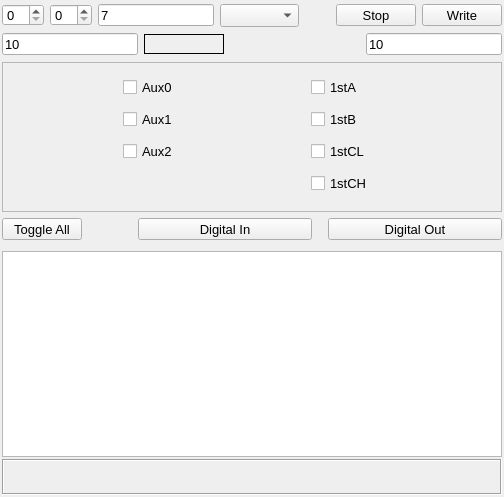
<?xml version="1.0" encoding="UTF-8"?>
<ui version="4.0">
 <class>DioForm</class>
 <widget class="QWidget" name="DioForm">
  <property name="geometry">
   <rect>
    <x>0</x>
    <y>0</y>
    <width>504</width>
    <height>497</height>
   </rect>
  </property>
  <property name="windowTitle">
   <string>Form</string>
  </property>
  <layout class="QVBoxLayout" name="verticalLayout">
   <property name="spacing">
    <number>2</number>
   </property>
   <property name="leftMargin">
    <number>2</number>
   </property>
   <property name="topMargin">
    <number>2</number>
   </property>
   <property name="rightMargin">
    <number>2</number>
   </property>
   <property name="bottomMargin">
    <number>2</number>
   </property>
   <item>
    <widget class="QFrame" name="fraAsync">
     <property name="sizePolicy">
      <sizepolicy hsizetype="Preferred" vsizetype="Minimum">
       <horstretch>0</horstretch>
       <verstretch>0</verstretch>
      </sizepolicy>
     </property>
     <property name="maximumSize">
      <size>
       <width>16777215</width>
       <height>33</height>
      </size>
     </property>
     <property name="font">
      <font>
       <pointsize>10</pointsize>
      </font>
     </property>
     <property name="frameShape">
      <enum>QFrame::NoFrame</enum>
     </property>
     <property name="frameShadow">
      <enum>QFrame::Raised</enum>
     </property>
     <layout class="QHBoxLayout" name="horizontalLayout">
      <property name="leftMargin">
       <number>0</number>
      </property>
      <property name="topMargin">
       <number>2</number>
      </property>
      <property name="rightMargin">
       <number>0</number>
      </property>
      <property name="bottomMargin">
       <number>2</number>
      </property>
      <item>
       <widget class="QSpinBox" name="spnLowChan">
        <property name="maximumSize">
         <size>
          <width>16777215</width>
          <height>22</height>
         </size>
        </property>
        <property name="font">
         <font>
          <pointsize>10</pointsize>
         </font>
        </property>
        <property name="toolTip">
         <string>Low channel</string>
        </property>
       </widget>
      </item>
      <item>
       <widget class="QSpinBox" name="spnHighChan">
        <property name="maximumSize">
         <size>
          <width>16777215</width>
          <height>22</height>
         </size>
        </property>
        <property name="font">
         <font>
          <pointsize>10</pointsize>
         </font>
        </property>
        <property name="toolTip">
         <string>High channel</string>
        </property>
       </widget>
      </item>
      <item>
       <widget class="QLineEdit" name="leNumSamples">
        <property name="maximumSize">
         <size>
          <width>16777215</width>
          <height>22</height>
         </size>
        </property>
        <property name="font">
         <font>
          <pointsize>10</pointsize>
         </font>
        </property>
        <property name="toolTip">
         <string>Value to write</string>
        </property>
        <property name="text">
         <string>7</string>
        </property>
       </widget>
      </item>
      <item>
       <widget class="QComboBox" name="cmbConfig"/>
      </item>
      <item>
       <spacer name="horizontalSpacer">
        <property name="orientation">
         <enum>Qt::Horizontal</enum>
        </property>
        <property name="sizeHint" stdset="0">
         <size>
          <width>40</width>
          <height>20</height>
         </size>
        </property>
       </spacer>
      </item>
      <item>
       <widget class="QPushButton" name="cmdStop">
        <property name="maximumSize">
         <size>
          <width>16777215</width>
          <height>22</height>
         </size>
        </property>
        <property name="font">
         <font>
          <pointsize>10</pointsize>
         </font>
        </property>
        <property name="text">
         <string>Stop</string>
        </property>
       </widget>
      </item>
      <item>
       <widget class="QPushButton" name="cmdGo">
        <property name="maximumSize">
         <size>
          <width>16777215</width>
          <height>22</height>
         </size>
        </property>
        <property name="font">
         <font>
          <pointsize>10</pointsize>
         </font>
        </property>
        <property name="text">
         <string>Write</string>
        </property>
       </widget>
      </item>
     </layout>
    </widget>
   </item>
   <item>
    <widget class="QFrame" name="fraScan">
     <property name="minimumSize">
      <size>
       <width>0</width>
       <height>0</height>
      </size>
     </property>
     <property name="maximumSize">
      <size>
       <width>16777215</width>
       <height>33</height>
      </size>
     </property>
     <property name="frameShape">
      <enum>QFrame::NoFrame</enum>
     </property>
     <property name="frameShadow">
      <enum>QFrame::Raised</enum>
     </property>
     <layout class="QHBoxLayout" name="horizontalLayout_3">
      <property name="leftMargin">
       <number>0</number>
      </property>
      <property name="topMargin">
       <number>2</number>
      </property>
      <property name="rightMargin">
       <number>0</number>
      </property>
      <property name="bottomMargin">
       <number>2</number>
      </property>
      <item>
       <widget class="QLineEdit" name="leRate">
        <property name="maximumSize">
         <size>
          <width>16777215</width>
          <height>22</height>
         </size>
        </property>
        <property name="font">
         <font>
          <family>Ubuntu</family>
          <pointsize>10</pointsize>
         </font>
        </property>
        <property name="toolTip">
         <string>Rate</string>
        </property>
        <property name="text">
         <string>10</string>
        </property>
       </widget>
      </item>
      <item>
       <widget class="QLabel" name="lblRateReturned">
        <property name="sizePolicy">
         <sizepolicy hsizetype="Preferred" vsizetype="Preferred">
          <horstretch>0</horstretch>
          <verstretch>0</verstretch>
         </sizepolicy>
        </property>
        <property name="minimumSize">
         <size>
          <width>80</width>
          <height>18</height>
         </size>
        </property>
        <property name="maximumSize">
         <size>
          <width>16777215</width>
          <height>20</height>
         </size>
        </property>
        <property name="font">
         <font>
          <pointsize>10</pointsize>
         </font>
        </property>
        <property name="toolTip">
         <string>Actual rate returned</string>
        </property>
        <property name="frameShape">
         <enum>QFrame::Box</enum>
        </property>
        <property name="text">
         <string/>
        </property>
       </widget>
      </item>
      <item>
       <spacer name="horizontalSpacer_3">
        <property name="orientation">
         <enum>Qt::Horizontal</enum>
        </property>
        <property name="sizeHint" stdset="0">
         <size>
          <width>136</width>
          <height>20</height>
         </size>
        </property>
       </spacer>
      </item>
      <item>
       <widget class="QLineEdit" name="leBlockSize">
        <property name="maximumSize">
         <size>
          <width>16777215</width>
          <height>22</height>
         </size>
        </property>
        <property name="font">
         <font>
          <family>Ubuntu</family>
          <pointsize>10</pointsize>
         </font>
        </property>
        <property name="toolTip">
         <string>Block size</string>
        </property>
        <property name="text">
         <string>10</string>
        </property>
       </widget>
      </item>
     </layout>
    </widget>
   </item>
   <item>
    <widget class="QFrame" name="fraPorts">
     <property name="sizePolicy">
      <sizepolicy hsizetype="Preferred" vsizetype="Preferred">
       <horstretch>0</horstretch>
       <verstretch>0</verstretch>
      </sizepolicy>
     </property>
     <property name="minimumSize">
      <size>
       <width>0</width>
       <height>190</height>
      </size>
     </property>
     <property name="frameShape">
      <enum>QFrame::NoFrame</enum>
     </property>
     <property name="frameShadow">
      <enum>QFrame::Raised</enum>
     </property>
     <layout class="QVBoxLayout" name="portLayout">
      <property name="spacing">
       <number>0</number>
      </property>
      <property name="leftMargin">
       <number>0</number>
      </property>
      <property name="topMargin">
       <number>2</number>
      </property>
      <property name="rightMargin">
       <number>0</number>
      </property>
      <property name="bottomMargin">
       <number>2</number>
      </property>
      <item>
       <widget class="QFrame" name="fraPortSel">
        <property name="minimumSize">
         <size>
          <width>0</width>
          <height>148</height>
         </size>
        </property>
        <property name="maximumSize">
         <size>
          <width>16777215</width>
          <height>150</height>
         </size>
        </property>
        <property name="frameShape">
         <enum>QFrame::StyledPanel</enum>
        </property>
        <property name="frameShadow">
         <enum>QFrame::Raised</enum>
        </property>
        <layout class="QGridLayout" name="gridLayout_2">
         <property name="leftMargin">
          <number>6</number>
         </property>
         <property name="topMargin">
          <number>2</number>
         </property>
         <property name="rightMargin">
          <number>6</number>
         </property>
         <property name="bottomMargin">
          <number>2</number>
         </property>
         <property name="horizontalSpacing">
          <number>4</number>
         </property>
         <property name="verticalSpacing">
          <number>2</number>
         </property>
         <item row="1" column="1">
          <widget class="QCheckBox" name="chk1stB">
           <property name="maximumSize">
            <size>
             <width>70</width>
             <height>16</height>
            </size>
           </property>
           <property name="font">
            <font>
             <pointsize>10</pointsize>
            </font>
           </property>
           <property name="text">
            <string>1stB</string>
           </property>
           <property name="portNum" stdset="0">
            <number>11</number>
           </property>
          </widget>
         </item>
         <item row="2" column="0">
          <widget class="QCheckBox" name="chkAux2">
           <property name="maximumSize">
            <size>
             <width>70</width>
             <height>16</height>
            </size>
           </property>
           <property name="font">
            <font>
             <pointsize>10</pointsize>
            </font>
           </property>
           <property name="text">
            <string>Aux2</string>
           </property>
           <property name="portNum" stdset="0">
            <number>3</number>
           </property>
          </widget>
         </item>
         <item row="2" column="1">
          <widget class="QCheckBox" name="chk1stCL">
           <property name="maximumSize">
            <size>
             <width>70</width>
             <height>16</height>
            </size>
           </property>
           <property name="font">
            <font>
             <pointsize>10</pointsize>
            </font>
           </property>
           <property name="text">
            <string>1stCL</string>
           </property>
           <property name="portNum" stdset="0">
            <number>12</number>
           </property>
          </widget>
         </item>
         <item row="3" column="1">
          <widget class="QCheckBox" name="chk1stCH">
           <property name="maximumSize">
            <size>
             <width>70</width>
             <height>16</height>
            </size>
           </property>
           <property name="font">
            <font>
             <pointsize>10</pointsize>
            </font>
           </property>
           <property name="text">
            <string>1stCH</string>
           </property>
           <property name="portNum" stdset="0">
            <number>13</number>
           </property>
          </widget>
         </item>
         <item row="0" column="0">
          <widget class="QCheckBox" name="chkAux0">
           <property name="sizePolicy">
            <sizepolicy hsizetype="Minimum" vsizetype="Minimum">
             <horstretch>0</horstretch>
             <verstretch>0</verstretch>
            </sizepolicy>
           </property>
           <property name="minimumSize">
            <size>
             <width>0</width>
             <height>0</height>
            </size>
           </property>
           <property name="maximumSize">
            <size>
             <width>70</width>
             <height>16</height>
            </size>
           </property>
           <property name="font">
            <font>
             <pointsize>10</pointsize>
            </font>
           </property>
           <property name="text">
            <string>Aux0</string>
           </property>
           <property name="portNum" stdset="0">
            <number>1</number>
           </property>
          </widget>
         </item>
         <item row="0" column="1">
          <widget class="QCheckBox" name="chk1stA">
           <property name="maximumSize">
            <size>
             <width>70</width>
             <height>16</height>
            </size>
           </property>
           <property name="font">
            <font>
             <pointsize>10</pointsize>
            </font>
           </property>
           <property name="text">
            <string>1stA</string>
           </property>
           <property name="portNum" stdset="0">
            <number>10</number>
           </property>
          </widget>
         </item>
         <item row="1" column="0">
          <widget class="QCheckBox" name="chkAux1">
           <property name="maximumSize">
            <size>
             <width>70</width>
             <height>16</height>
            </size>
           </property>
           <property name="font">
            <font>
             <pointsize>10</pointsize>
            </font>
           </property>
           <property name="text">
            <string>Aux1</string>
           </property>
           <property name="portNum" stdset="0">
            <number>2</number>
           </property>
          </widget>
         </item>
        </layout>
       </widget>
      </item>
      <item>
       <widget class="QFrame" name="fraPortCfg">
        <property name="maximumSize">
         <size>
          <width>16777215</width>
          <height>32</height>
         </size>
        </property>
        <property name="frameShape">
         <enum>QFrame::NoFrame</enum>
        </property>
        <property name="frameShadow">
         <enum>QFrame::Raised</enum>
        </property>
        <layout class="QHBoxLayout" name="portSetLayout" stretch="1,0,3,3">
         <property name="spacing">
          <number>16</number>
         </property>
         <property name="leftMargin">
          <number>0</number>
         </property>
         <property name="topMargin">
          <number>2</number>
         </property>
         <property name="rightMargin">
          <number>0</number>
         </property>
         <property name="bottomMargin">
          <number>2</number>
         </property>
         <item>
          <widget class="QPushButton" name="cmdToggle">
           <property name="maximumSize">
            <size>
             <width>16777215</width>
             <height>22</height>
            </size>
           </property>
           <property name="font">
            <font>
             <pointsize>10</pointsize>
            </font>
           </property>
           <property name="text">
            <string>Toggle All</string>
           </property>
          </widget>
         </item>
         <item>
          <spacer name="horizontalSpacer_2">
           <property name="orientation">
            <enum>Qt::Horizontal</enum>
           </property>
           <property name="sizeHint" stdset="0">
            <size>
             <width>40</width>
             <height>20</height>
            </size>
           </property>
          </spacer>
         </item>
         <item>
          <widget class="QPushButton" name="cmdConfigIn">
           <property name="maximumSize">
            <size>
             <width>16777215</width>
             <height>22</height>
            </size>
           </property>
           <property name="font">
            <font>
             <pointsize>10</pointsize>
            </font>
           </property>
           <property name="text">
            <string>Digital In</string>
           </property>
          </widget>
         </item>
         <item>
          <widget class="QPushButton" name="cmdConfigOut">
           <property name="maximumSize">
            <size>
             <width>16777215</width>
             <height>22</height>
            </size>
           </property>
           <property name="font">
            <font>
             <pointsize>10</pointsize>
            </font>
           </property>
           <property name="text">
            <string>Digital Out</string>
           </property>
          </widget>
         </item>
        </layout>
       </widget>
      </item>
     </layout>
    </widget>
   </item>
   <item>
    <widget class="QStackedWidget" name="stackedWidget">
     <property name="currentIndex">
      <number>0</number>
     </property>
     <widget class="QWidget" name="pgText">
      <layout class="QVBoxLayout" name="pgTextLayout">
       <property name="leftMargin">
        <number>0</number>
       </property>
       <property name="topMargin">
        <number>0</number>
       </property>
       <property name="rightMargin">
        <number>0</number>
       </property>
       <property name="bottomMargin">
        <number>0</number>
       </property>
       <item>
        <widget class="QTextEdit" name="teShowValues">
         <property name="font">
          <font>
           <family>Courier 10 Pitch</family>
           <pointsize>10</pointsize>
          </font>
         </property>
         <property name="tabStopWidth">
          <number>40</number>
         </property>
        </widget>
       </item>
      </layout>
     </widget>
     <widget class="QWidget" name="pgBits"/>
     <widget class="QWidget" name="pgPlot">
      <layout class="QVBoxLayout" name="verticalLayout_2" stretch="10,1">
       <property name="spacing">
        <number>0</number>
       </property>
       <property name="leftMargin">
        <number>0</number>
       </property>
       <property name="topMargin">
        <number>0</number>
       </property>
       <property name="rightMargin">
        <number>0</number>
       </property>
       <property name="bottomMargin">
        <number>0</number>
       </property>
       <item>
        <widget class="QCustomPlot" name="plotDigitalData" native="true"/>
       </item>
       <item>
        <widget class="QFrame" name="fraPlotCtl">
         <property name="font">
          <font>
           <pointsize>8</pointsize>
          </font>
         </property>
         <property name="frameShape">
          <enum>QFrame::StyledPanel</enum>
         </property>
         <property name="frameShadow">
          <enum>QFrame::Raised</enum>
         </property>
         <layout class="QHBoxLayout" name="horizontalLayout_4">
          <property name="leftMargin">
           <number>4</number>
          </property>
          <property name="topMargin">
           <number>0</number>
          </property>
          <property name="rightMargin">
           <number>4</number>
          </property>
          <property name="bottomMargin">
           <number>0</number>
          </property>
          <item>
           <widget class="QRadioButton" name="rbFullScale">
            <property name="maximumSize">
             <size>
              <width>16777215</width>
              <height>20</height>
             </size>
            </property>
            <property name="text">
             <string>Full scale</string>
            </property>
            <property name="checked">
             <bool>true</bool>
            </property>
           </widget>
          </item>
          <item>
           <widget class="QRadioButton" name="rbAutoScale">
            <property name="maximumSize">
             <size>
              <width>16777215</width>
              <height>20</height>
             </size>
            </property>
            <property name="text">
             <string>Autoscale</string>
            </property>
           </widget>
          </item>
          <item>
           <spacer name="horizontalSpacer_4">
            <property name="orientation">
             <enum>Qt::Horizontal</enum>
            </property>
            <property name="sizeHint" stdset="0">
             <size>
              <width>342</width>
              <height>20</height>
             </size>
            </property>
           </spacer>
          </item>
          <item>
           <widget class="QFrame" name="fraPlotSel">
            <property name="frameShape">
             <enum>QFrame::NoFrame</enum>
            </property>
            <property name="frameShadow">
             <enum>QFrame::Raised</enum>
            </property>
            <layout class="QHBoxLayout" name="horizontalLayout_2">
             <property name="leftMargin">
              <number>0</number>
             </property>
             <property name="topMargin">
              <number>0</number>
             </property>
             <property name="rightMargin">
              <number>0</number>
             </property>
             <property name="bottomMargin">
              <number>0</number>
             </property>
             <item>
              <widget class="QRadioButton" name="rbPlot0">
               <property name="styleSheet">
                <string notr="true">color: blue;</string>
               </property>
               <property name="text">
                <string/>
               </property>
               <property name="checked">
                <bool>true</bool>
               </property>
               <property name="autoExclusive">
                <bool>false</bool>
               </property>
              </widget>
             </item>
             <item>
              <widget class="QRadioButton" name="rbPlot1">
               <property name="styleSheet">
                <string notr="true">color: red;</string>
               </property>
               <property name="text">
                <string/>
               </property>
               <property name="checked">
                <bool>true</bool>
               </property>
               <property name="autoExclusive">
                <bool>false</bool>
               </property>
              </widget>
             </item>
             <item>
              <widget class="QRadioButton" name="rbPlot2">
               <property name="styleSheet">
                <string notr="true">color: green;</string>
               </property>
               <property name="text">
                <string/>
               </property>
               <property name="checked">
                <bool>true</bool>
               </property>
               <property name="autoExclusive">
                <bool>false</bool>
               </property>
              </widget>
             </item>
             <item>
              <widget class="QRadioButton" name="rbPlot3">
               <property name="styleSheet">
                <string notr="true">color: cyan;</string>
               </property>
               <property name="text">
                <string/>
               </property>
               <property name="checked">
                <bool>true</bool>
               </property>
               <property name="autoExclusive">
                <bool>false</bool>
               </property>
              </widget>
             </item>
             <item>
              <widget class="QRadioButton" name="rbPlot4">
               <property name="styleSheet">
                <string notr="true">color: darkCyan;</string>
               </property>
               <property name="text">
                <string/>
               </property>
               <property name="checked">
                <bool>true</bool>
               </property>
               <property name="autoExclusive">
                <bool>false</bool>
               </property>
              </widget>
             </item>
             <item>
              <widget class="QRadioButton" name="rbPlot5">
               <property name="styleSheet">
                <string notr="true">color: magenta;</string>
               </property>
               <property name="text">
                <string/>
               </property>
               <property name="checked">
                <bool>true</bool>
               </property>
               <property name="autoExclusive">
                <bool>false</bool>
               </property>
              </widget>
             </item>
             <item>
              <widget class="QRadioButton" name="rbPlot6">
               <property name="styleSheet">
                <string notr="true">color: gray;</string>
               </property>
               <property name="text">
                <string/>
               </property>
               <property name="checked">
                <bool>true</bool>
               </property>
               <property name="autoExclusive">
                <bool>false</bool>
               </property>
              </widget>
             </item>
             <item>
              <widget class="QRadioButton" name="rbPlot7">
               <property name="styleSheet">
                <string notr="true"/>
               </property>
               <property name="text">
                <string/>
               </property>
               <property name="checked">
                <bool>true</bool>
               </property>
               <property name="autoExclusive">
                <bool>false</bool>
               </property>
              </widget>
             </item>
            </layout>
           </widget>
          </item>
         </layout>
        </widget>
       </item>
      </layout>
     </widget>
    </widget>
   </item>
   <item>
    <widget class="QFrame" name="fraInfoStat">
     <property name="font">
      <font>
       <pointsize>10</pointsize>
      </font>
     </property>
     <property name="frameShape">
      <enum>QFrame::Box</enum>
     </property>
     <property name="frameShadow">
      <enum>QFrame::Sunken</enum>
     </property>
     <layout class="QVBoxLayout" name="verticalLayout_6">
      <property name="spacing">
       <number>0</number>
      </property>
      <property name="leftMargin">
       <number>0</number>
      </property>
      <property name="topMargin">
       <number>0</number>
      </property>
      <property name="rightMargin">
       <number>0</number>
      </property>
      <property name="bottomMargin">
       <number>0</number>
      </property>
      <item>
       <widget class="QLabel" name="lblInfo">
        <property name="sizePolicy">
         <sizepolicy hsizetype="Preferred" vsizetype="Minimum">
          <horstretch>0</horstretch>
          <verstretch>0</verstretch>
         </sizepolicy>
        </property>
        <property name="minimumSize">
         <size>
          <width>400</width>
          <height>16</height>
         </size>
        </property>
        <property name="maximumSize">
         <size>
          <width>16777215</width>
          <height>16</height>
         </size>
        </property>
        <property name="font">
         <font>
          <family>Courier 10 Pitch</family>
          <pointsize>8</pointsize>
         </font>
        </property>
        <property name="text">
         <string/>
        </property>
        <property name="margin">
         <number>2</number>
        </property>
       </widget>
      </item>
      <item>
       <widget class="QLabel" name="lblStatus">
        <property name="sizePolicy">
         <sizepolicy hsizetype="Preferred" vsizetype="Minimum">
          <horstretch>0</horstretch>
          <verstretch>0</verstretch>
         </sizepolicy>
        </property>
        <property name="minimumSize">
         <size>
          <width>400</width>
          <height>16</height>
         </size>
        </property>
        <property name="maximumSize">
         <size>
          <width>16777215</width>
          <height>16</height>
         </size>
        </property>
        <property name="font">
         <font>
          <family>Courier 10 Pitch</family>
          <pointsize>8</pointsize>
         </font>
        </property>
        <property name="text">
         <string/>
        </property>
        <property name="margin">
         <number>2</number>
        </property>
       </widget>
      </item>
     </layout>
    </widget>
   </item>
  </layout>
 </widget>
 <customwidgets>
  <customwidget>
   <class>QCustomPlot</class>
   <extends>QWidget</extends>
   <header>qcustomplot.h</header>
   <container>1</container>
  </customwidget>
 </customwidgets>
 <resources/>
 <connections/>
</ui>
